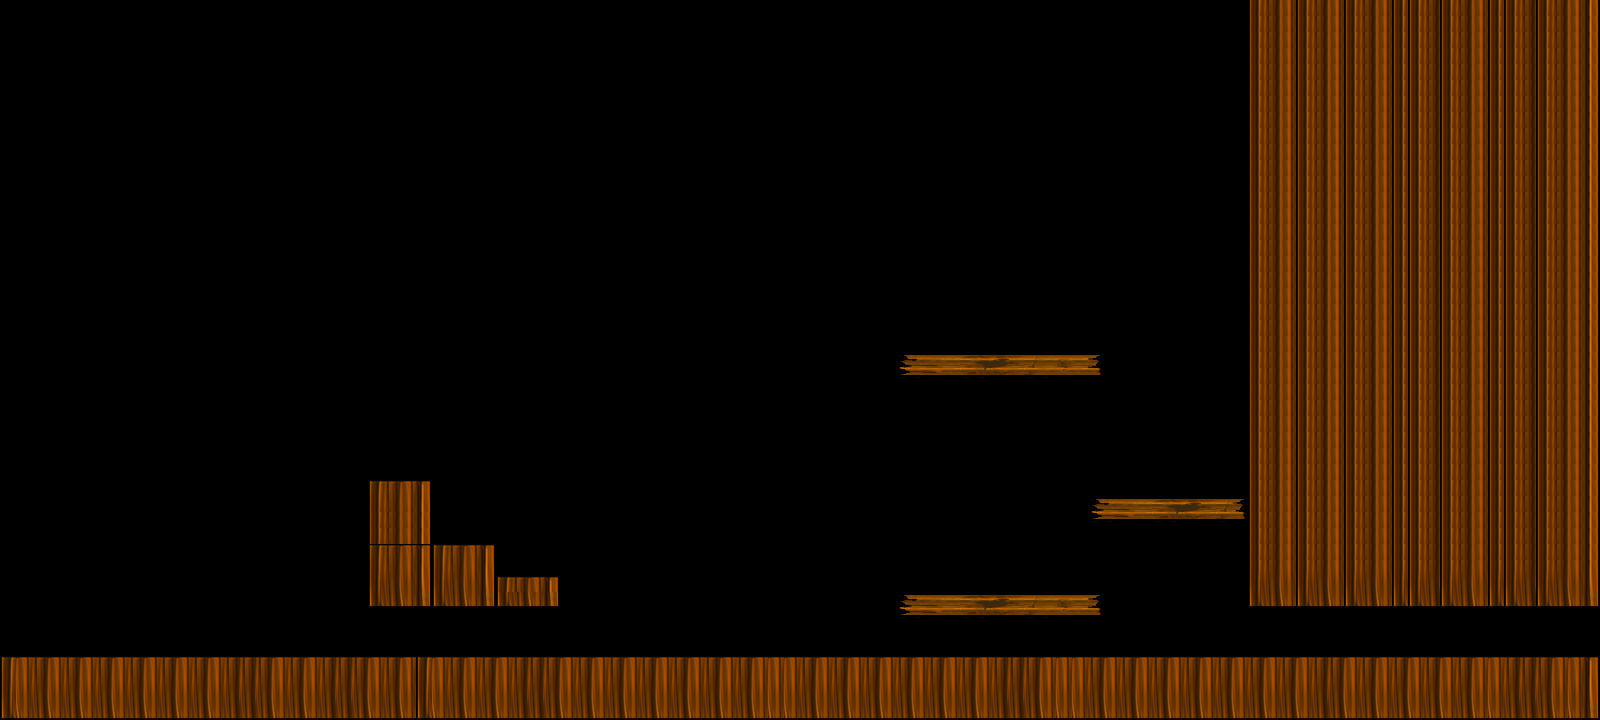

This game map was drawn from its Tiled (.tmx) file and the tilesets committed beside it. A one-line description and the trimmed map source follow:
An orthogonal 100x45 tile map with 16x16 px tiles, 1 tile layer (Calque de Tile 1).

<map version="1.0" orientation="orthogonal" renderorder="right-down" width="100" height="45" tilewidth="16" tileheight="16" nextobjectid="1">
 <tileset firstgid="1" name="tileset" tilewidth="16" tileheight="16">
  <image source="../assets/tileset.png" width="384" height="64" />
 </tileset>
 <layer name="Calque de Tile 1" width="100" height="45">
  <data>[4500 cells, 1364 non-empty, 44 distinct tile ids]</data>
 </layer>
</map>